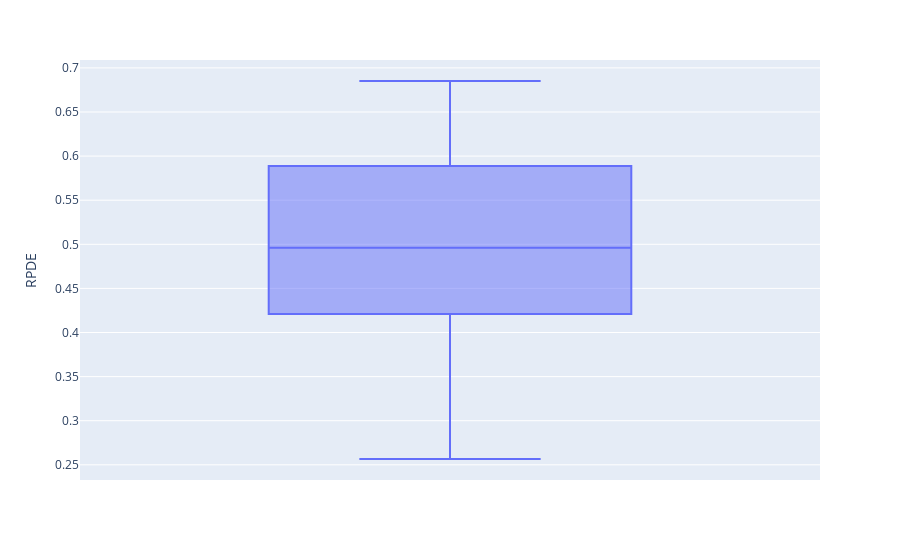

The notebook cell saved with this chart:
### Markdown cell above
#### 5. 'RPDE'

### Code cell
boxplot_of('RPDE')

### Figure 1 — Plotly figure (JSON) as saved in the notebook; plotly's stock layout.template omitted (floating-point values rounded to 4 significant figures; data arrays with more than 128 entries replaced by an {"elided": "..."} marker saying what was removed)
{"data": [{"alignmentgroup": "True", "hovertemplate": "RPDE=%{y}<extra></extra>", "legendgroup": "", "marker": {"color": "#636efa"}, "name": "", "notched": false, "offsetgroup": "", "orientation": "v", "showlegend": false, "type": "box", "x0": " ", "xaxis": "x", "y": {"elided": "195 float values"}, "y0": " ", "yaxis": "y"}], "layout": {"boxmode": "group", "legend": {"tracegroupgap": 0}, "margin": {"t": 60}, "xaxis": {"anchor": "y", "domain": [0, 1]}, "yaxis": {"anchor": "x", "domain": [0, 1], "title": {"text": "RPDE"}}}}
